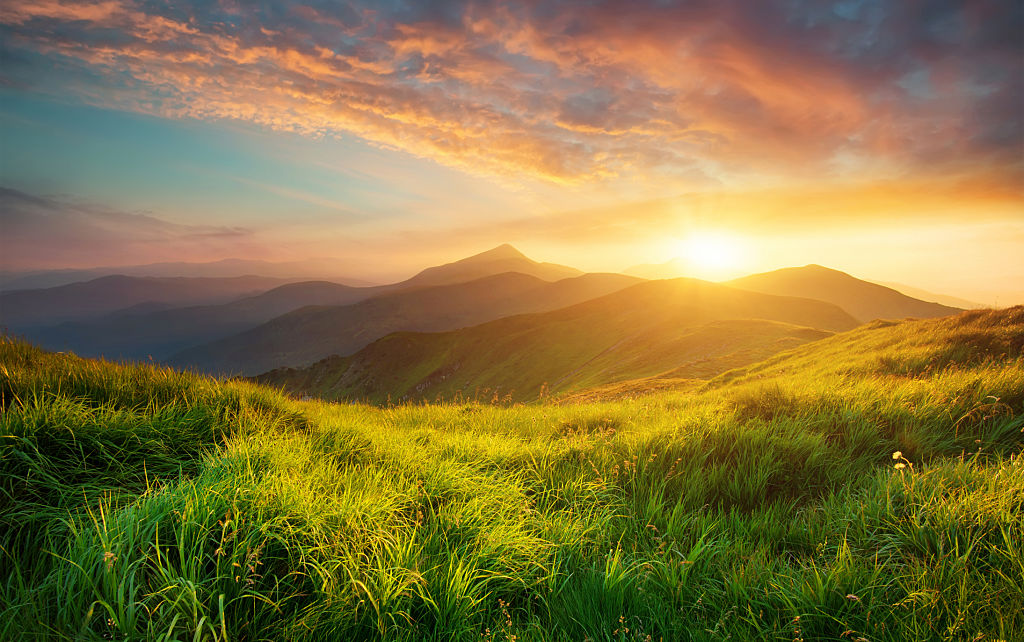
#> input picture DIP/image.jpg, 1024 x 642 px
$ python 5c.py
#> lines starting #> are read from the running program, lines starting #| are printed output that depends on the picture
import cv2
# Load images using OpenCV
image1 = cv2.imread('image.jpg',0)
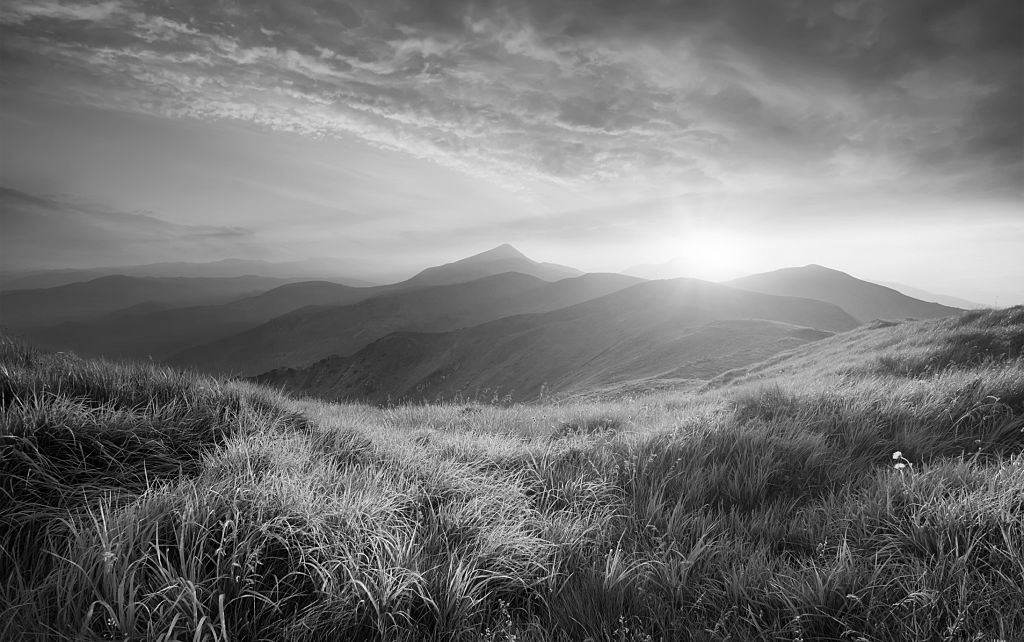
#> image1: shape (642, 1024); min 0, max 255, mean 116.5
print(image1.shape)
#| (642, 1024)
print(image1.dtype)
#| uint8
image2 = cv2.imread('image.jpeg',0)
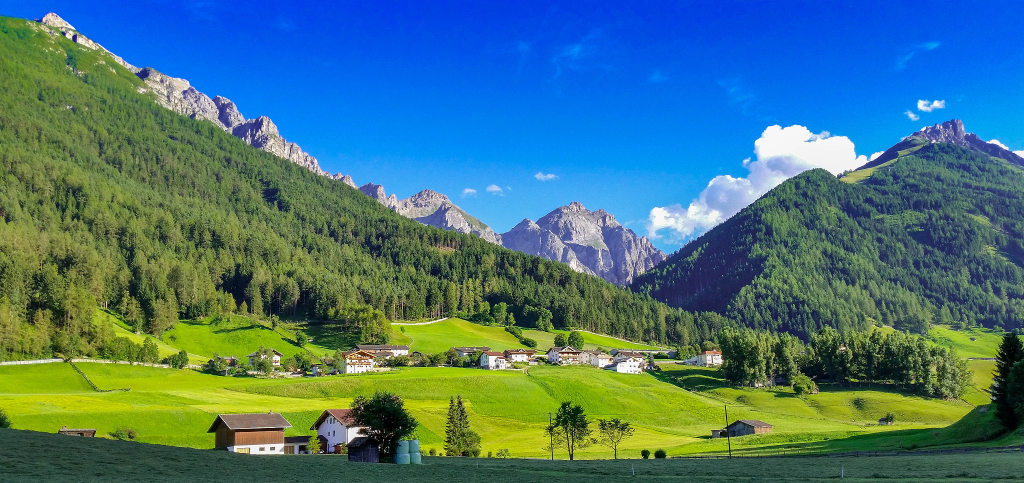
#> input picture DIP/image.jpeg, 2048 x 966 px (shown at 1/2 size)
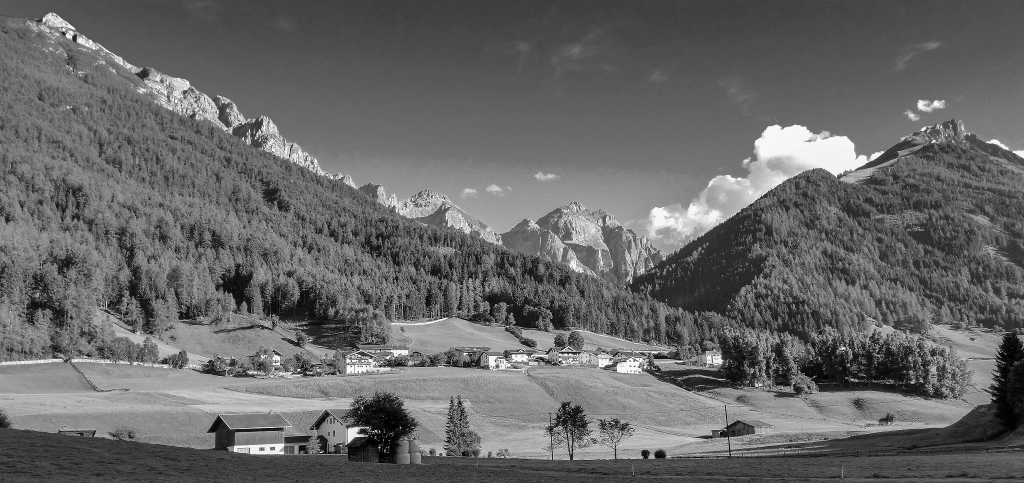
#> image2: shape (966, 2048) (shown at 1/2 size); min 0, max 255, mean 103.3
print(image2.shape)
#| (966, 2048)
w,h=image1.shape
#> w = 642; h = 1024
image2=cv2.resize(image2,(h,w), interpolation=cv2.INTER_CUBIC)
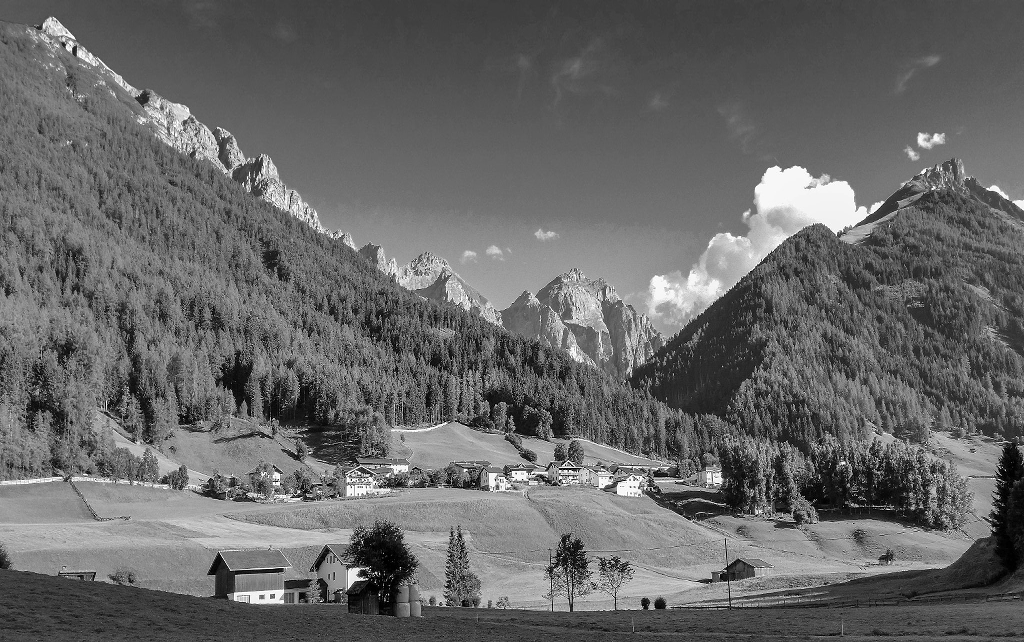
#> image2: shape (642, 1024); min 0, max 255, mean 103.3
print(image2.shape)
#| (642, 1024)
cv2.imshow('1ST Image',image1)
cv2.imshow('2nd Im age',image2)
# Subtraction of an Image
sub_im= image1 - image2
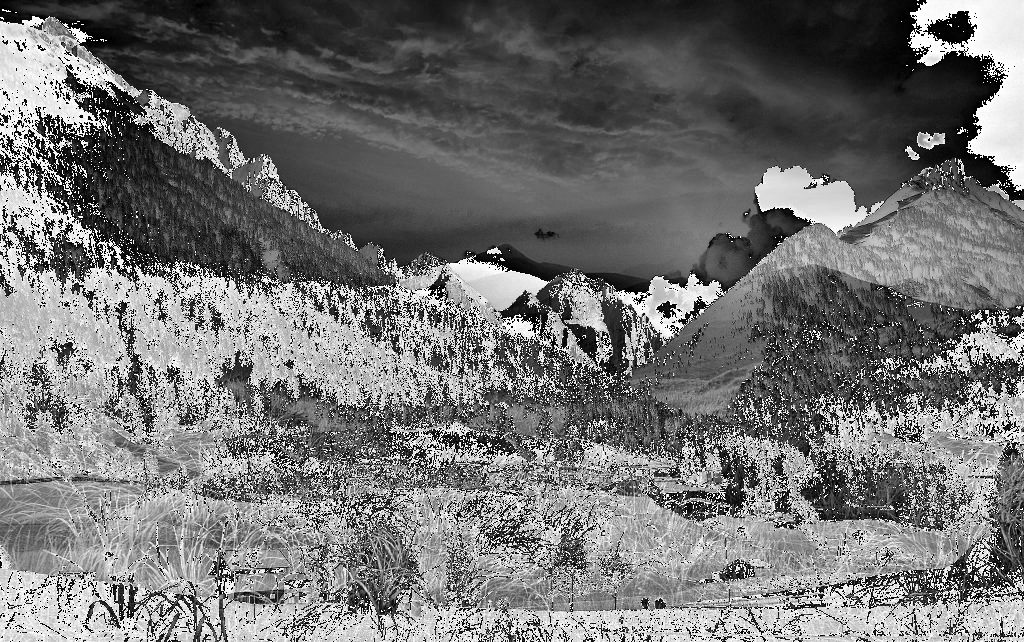
#> sub_im: shape (642, 1024); min 0, max 255, mean 115.2
cv2.imshow('Subtraction',sub_im)
cv2.waitKey(0)
cv2.destroyAllWindows()
